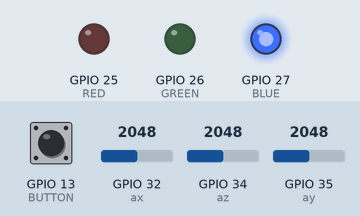
Bench run of a sketch on a simulated ESP32. Shown: output pins drawn as LEDs (lit = HIGH). Inputs (shaded band) come from the test bench; at power-on: GPIO 13 (BUTTON) LOW, GPIO 32 (ax) = 2048, GPIO 34 (az) = 2048, GPIO 35 (ay) = 2048. Nothing arrives over Bluetooth unless stated; a phone connects over Bluetooth LE 3 s after start; what the sketch prints to the serial monitor is not drawn.

Above: at 1.2 s.
1.3 s: GPIO 13 (BUTTON) pulled HIGH for 0.15 s
At 2.1 s:
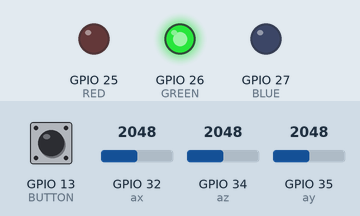
2.9 s: GPIO 13 (BUTTON) pulled HIGH for 1 s
At 3.3 s:
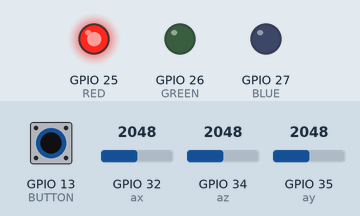
5.4 s: GPIO 13 (BUTTON) pulled HIGH for 3.2 s
At 6.8 s:
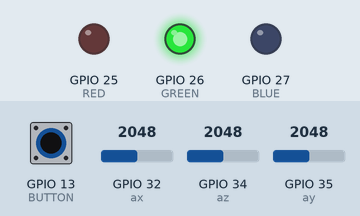
Timing chart, 0 to 8.4 s (numbered marks = the images above; inputs shaded):
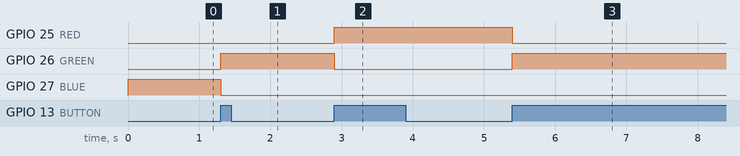

The sketch:

BLE_sketch.ino
```cpp
/**BLE接続設定**/
#include <BLEDevice.h>
#include <BLEServer.h>
#include <BLEUtils.h>
#include <BLE2902.h>

BLEServer* pServer = NULL;
BLECharacteristic* pCharacteristic = NULL;
bool deviceConnected = false;
bool oldDeviceConnected = false;

#define SERVICE_UUID        "4fafc201-1fb5-459e-8fcc-c5c9c331914b"
#define CHARACTERISTIC_UUID "b62c1ffa-bdd8-46ea-a378-d539cf405d93"

class MyServerCallbacks: public BLEServerCallbacks {
    void onConnect(BLEServer* pServer) {
      deviceConnected = true;
    };

    void onDisconnect(BLEServer* pServer) {
      deviceConnected = false;
    }
};

//ピンを設定
int RED = 25;
int GREEN = 26;
int BLUE = 27;

const int BUTTON = 13;
bool state;

const int ax = 32;
const int ay = 35;
const int az = 34;

String aSensorX() {
  int x = analogRead(ax); // X軸
  String sx = (String)x;
  return sx;
}

String aSensorY() {
  int y = analogRead(ay);
  String sy = (String)y;
  return sy;
}

String aSensorZ() {
  int z = analogRead(az);
  String sz = (String)z;
  return sz;
}

void mButton() {
  if (state) {
    //機器の状態をoffにするときの処理
    state = false;

    digitalWrite(RED, HIGH);
    digitalWrite(GREEN, LOW);
    digitalWrite(BLUE, LOW);
  } else {
    //onにするときの処理
    state = true;

    digitalWrite(RED, LOW);
    digitalWrite(GREEN, HIGH);
    digitalWrite(BLUE, LOW);
  }
}

void setup() {
  //シリアルモニターの初期化をする
  Serial.begin(115200);

  while ( !Serial ) {
  }

  pinMode(RED, OUTPUT);
  pinMode(GREEN, OUTPUT);
  pinMode(BLUE, OUTPUT);
  pinMode(BUTTON, INPUT);

  pinMode(ax, INPUT);
  pinMode(ay, INPUT);
  pinMode(az, INPUT);

  //初期設定として青を出力
  digitalWrite(RED, LOW);
  digitalWrite(GREEN, LOW);
  digitalWrite(BLUE, HIGH);

  state = false;

  //割り込み処理
  attachInterrupt(BUTTON, mButton, RISING);

  //BLEセットアップ
  BLEDevice::init("ESP32");

  pServer = BLEDevice::createServer();
  pServer->setCallbacks(new MyServerCallbacks());

  BLEService *pService = pServer->createService(SERVICE_UUID);

  pCharacteristic = pService->createCharacteristic(
                      CHARACTERISTIC_UUID,
                      BLECharacteristic::PROPERTY_READ   |
                      BLECharacteristic::PROPERTY_WRITE  |
                      BLECharacteristic::PROPERTY_NOTIFY
                    );

  pCharacteristic->addDescriptor(new BLE2902());

  pService->start();

  BLEAdvertising *pAdvertising = BLEDevice::getAdvertising();
  pAdvertising->addServiceUUID(SERVICE_UUID);
  pAdvertising->setScanResponse(false);
  pAdvertising->setMinPreferred(0x0);  // set value to 0x00 to not advertise this parameter
  BLEDevice::startAdvertising();
}

void loop() {
  if (state) {
    // notify changed value
    if (deviceConnected) {
      //","これの位置で区切るため間に仕込む
      String strVal(aSensorX() + "," + aSensorY() + "," + aSensorZ());
      Serial.println(strVal);

      pCharacteristic->setValue(strVal.c_str());
      pCharacteristic->notify();
      delay(3); // bluetooth stack will go into congestion, if too many packets are sent, in 6 hours test i was able to go as low as 3ms
    }
    // disconnecting
    if (!deviceConnected && oldDeviceConnected) {
      delay(500); // give the bluetooth stack the chance to get things ready
      pServer->startAdvertising(); // restart advertising
      oldDeviceConnected = deviceConnected;
    }
    // connecting
    if (deviceConnected && !oldDeviceConnected) {
      // do stuff here on connecting
      oldDeviceConnected = deviceConnected;
    }
  } else {
    //シリアルプロッタ用
    Serial.print(analogRead(ax));
    Serial.print(",");
    Serial.print(analogRead(ay));
    Serial.print(",");
    Serial.print(analogRead(az));
    Serial.println("");
  }
  delay(100);
}
```

Measured:
- after the input at 1.3 s, GPIO 26 (GREEN): LOW → HIGH at once; GPIO 27 (BLUE): HIGH → LOW at once
- after the input at 2.9 s, GPIO 25 (RED): LOW → HIGH at once; GPIO 26 (GREEN): HIGH → LOW at once
- after the input at 5.4 s, GPIO 25 (RED): HIGH → LOW at once; GPIO 26 (GREEN): LOW → HIGH at once
